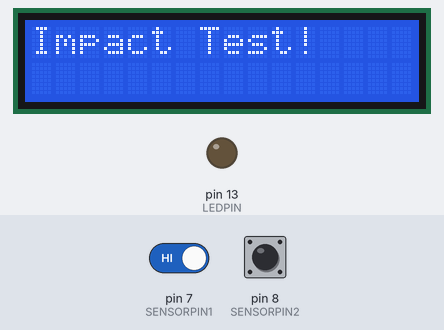
Bench run of a sketch on a simulated Arduino Uno, built with avr-gcc and run on an emulated ATmega328P. Shown: 16×2 character LCD, output pins drawn as LEDs (lit = HIGH). The test bench sets the inputs (shaded band); at power-on: pin 8 (SENSORPIN2) HIGH, pin 7 (SENSORPIN1) HIGH. What the sketch prints to the serial monitor is not drawn.

Above: at 1.2 s.
1.3 s: pin 8 (SENSORPIN2) driven LOW
At 2.57 s:
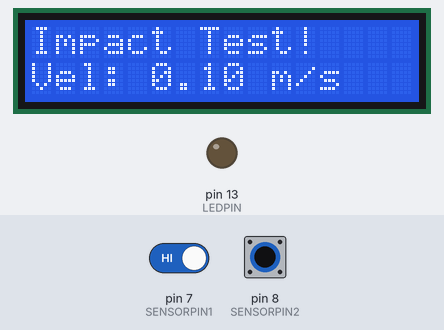
3.0 s: pin 7 (SENSORPIN1) driven LOW
At 3.7 s:
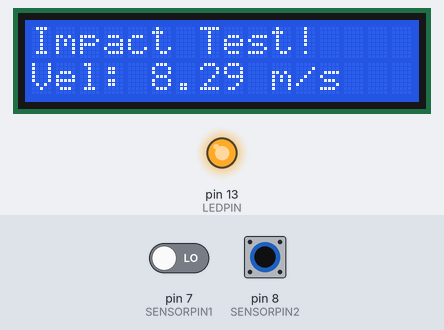
4.6 s: pin 7 (SENSORPIN1) driven HIGH
At 6.08 s:
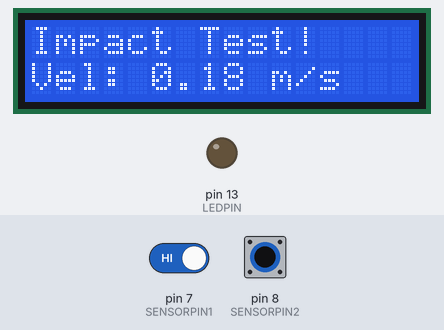
6.2 s: pin 8 (SENSORPIN2) pulsed HIGH 5 times (0.12 s each, 0.3 s apart)
10.7 s: pin 7 (SENSORPIN1) driven LOW
At 11.4 s:
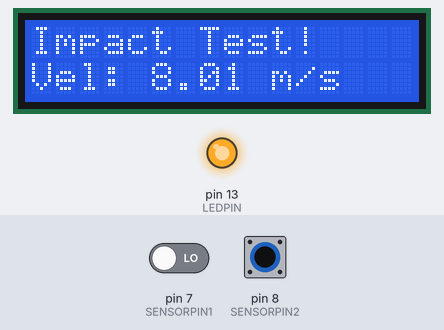
12.3 s: pin 8 (SENSORPIN2) driven HIGH
Timing chart, 0 to 15.3 s (numbered marks = the images above; inputs shaded):
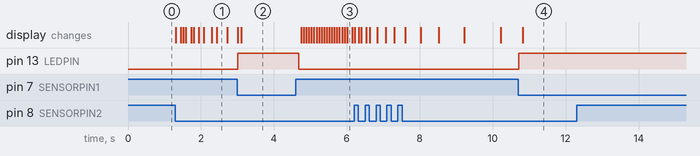

The sketch:

Sensor_Code.ino
```cpp
/*
  IR Breakbeam sensor demo!
*/
// include the library code:
#include <LiquidCrystal.h>

// initialize the library by associating any needed LCD interface pin
// with the arduino pin number it is connected to
const int rs = 12, en = 11, d4 = 5, d5 = 4, d6 = 3, d7 = 2;
LiquidCrystal lcd(rs, en, d4, d5, d6, d7);

#define LEDPIN 13
// Pin 13: Arduino has an LED connected on pin 13
// Pin 11: Teensy 2.0 has the LED on pin 11
// Pin  6: Teensy++ 2.0 has the LED on pin 6
// Pin 13: Teensy 3.0 has the LED on pin 13
#define SENSORPIN1 7
#define SENSORPIN2 8

// variables will change:
int sensorState2 = 0;         // variable for reading the pushbutton status
float timeFirstSensor;
float timeSecondSensor;
float delta_T;
float velocity;

int flag = 0;
bool lastSensor1 = false, lastSensor2 = false;


int sensorState1 = 0;

void setup() {
  lcd.begin(16, 2);
  // initialize the LED pin as an output:
  pinMode(LEDPIN, OUTPUT);
  // initialize the sensor pin as an input:
  pinMode(SENSORPIN1, INPUT);
  digitalWrite(SENSORPIN1, HIGH); // turn on the pullup
  pinMode(SENSORPIN2, INPUT);
  digitalWrite(SENSORPIN2, HIGH);

  Serial.begin(9600);
  lcd.print("Impact Test!");

}

void loop() {


  // read the state of the pushbutton value:
  sensorState2 = digitalRead(SENSORPIN2);
  sensorState1 = digitalRead(SENSORPIN1);
  // check if the sensor beam is broken
  // if it is, the sensorState is LOW:
  if (sensorState2 == LOW) {
    // turn LED on:
    digitalWrite(LEDPIN, HIGH);
  }
  else {
    // turn LED off:
    digitalWrite(LEDPIN, LOW);
  }
  if (sensorState1 == LOW) {
    // turn LED on:
    digitalWrite(LEDPIN, HIGH);
  }
  else {
    // turn LED off:
    digitalWrite(LEDPIN, LOW);
  }


  /*if (sensorState2 ) {
    Serial.println("Sensor 2 Unbroken");
    }
    if (sensorState1){
    Serial.println("Sensor 1 Unbroken");
    }
    */


  if (!sensorState1) {
    Serial.println("sensor 1 Broken");
    timeFirstSensor = micros();
    lastSensor1 = true;
    Serial.println(timeFirstSensor);
    //delay();
  }
  if (!sensorState2) {
    Serial.println("sensor 2 Broken");
    timeSecondSensor = micros();
    lastSensor2 = true;
    Serial.println(timeSecondSensor);

    delta_T = (timeSecondSensor - timeFirstSensor);
    velocity = (0.25 / delta_T) * (pow(10, 6));
    Serial.println("delta T:");
    Serial.println(delta_T);
    Serial.println("velocity:");
    Serial.println(velocity);
    lcd.setCursor(0, 1);
    lcd.print("Vel: ");
    lcd.print(velocity);
    lcd.print(" m/s");

    lastSensor1 = false;
    lastSensor2 = false;

  }
}
```

Measured:
- after the input at 1.3 s, the display: first changes at once (image 1 shows a later state)
- after the input at 3.0 s, pin 13 (LEDPIN): LOW → HIGH at once
- after the input at 4.6 s, pin 13 (LEDPIN): HIGH → LOW after 0.08 s; the display: first changes after 0.15 s (image 3 shows a later state)
- after the input at 10.7 s, pin 13 (LEDPIN): LOW → HIGH at once; the display: changes after 0.12 s (image 4)
